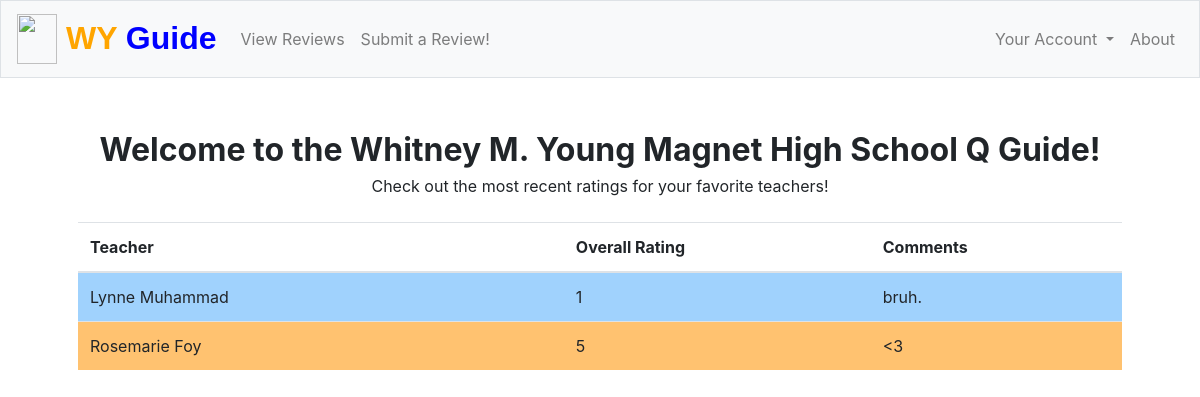
Page / (signed in) on the earlier database version.
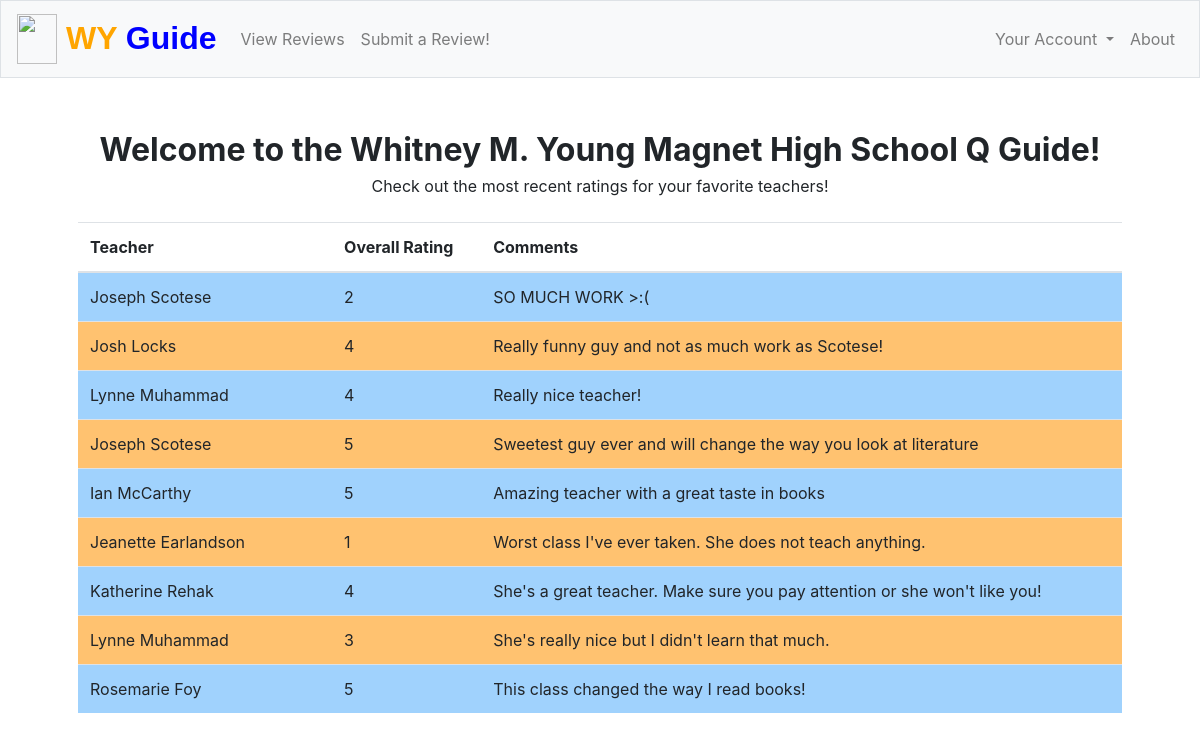
Same page on the later database version.
### tables this page shows
CREATE TABLE 'teacher_info' ('name' TEXT, 'overall' INTEGER NOT NULL, 'clarity' INTEGER NOT NULL, 'friendliness' INTEGER NOT NULL, 'comments' TEXT, 'class_name' TEXT, 'timestamp'  DATETIME DEFAULT CURRENT_TIMESTAMP  );

### application.py (the view)
@app.route("/")
@login_required
def index():
    new=db.execute("SELECT name, overall, comments FROM teacher_info ORDER BY timestamp DESC LIMIT 10")
    return render_template("index.html", teacher_info = new)

### helpers.py (called while the page is built)
def login_required(f):
    @wraps(f)
    def decorated_function(*args, **kwargs):
        if session.get("user_id") is None:
            return redirect("/login")
        return f(*args, **kwargs)
    return decorated_function

### templates/index.html (shortened to what this page needs)
{% extends "layout.html" %}
{% block main %}
    <center> <strong> <font size="+3"> Welcome to the Whitney M. Young Magnet High School Q Guide! </font> </strong> </center>
    <center> Check out the most recent ratings for your favorite teachers! </center>
    <table class="table table-striped">
    <tr>
        <thead>
            <th>Teacher</th>
            <th></th>
            <th></th>
            <th>Overall Rating</th>
            <th>Comments</th>
        </thead>
    </tr>
<br>
    {% for each in teacher_info %}
    <tr>
            <td> {{ each.name }} </td>
            <td></td>
            <td></td>
            <td> {{ each.overall }} </td>
            <td> {{ each.comments }} </td>
    </tr>
    {% endfor %}
{% endblock %}

### templates/layout.html (shortened to what this page needs)
<!DOCTYPE html>
<html lang="en">
    <head>
        <link href="https://maxcdn.bootstrapcdn.com/bootstrap/4.0.0-beta.2/css/bootstrap.min.css" rel="stylesheet"/>
        <link href="/static/style.css" rel="stylesheet"/>
    </head>
    <body>
        <nav class="navbar navbar-expand-md navbar-light bg-light border">
            <a class="navbar-brand" href="/">
                <img src="https://sw1.s3.amazonaws.com/26/52/meets/whitney_young_181458_m20110630_181459.jpg" width="40" height="50" class="d-inline-block align-top" alt="">
                <strong><font face = "Helvetica" color="orange" size="+3">WY </font> <font face = "Helvetica" color="blue" size="+3"> Guide</font></strong></span></a>
                {% if session.user_id %}
  <div class="collapse navbar-collapse" id="navbarNavDropdown">
    <ul class="navbar-nav">
      <li class="nav-item">
        <a class="nav-link" href="/rank">View Reviews</a>
      </li>
      <li class="nav-item">
        <a class="nav-link" href="/review">Submit a Review!</a>
      </li>
     </ul>
    </div>
     <right> <div class="collapse navbar-collapse" id="navbarNavDropdown">
        <ul class="navbar-nav">
      <li class="nav-item dropdown">
         <a class="nav-link dropdown-toggle"  id="navbarDropdownMenuLink" data-toggle="dropdown" aria-haspopup="true" aria-expanded="false">
          Your Account
        </a>
      </li>
         <li class="nav-item">
        <a class="nav-link" href="/about">About</a>
      </li>
    </ul>
  </div> </right>
                {% endif %}
        </nav>
        <main class="container p-5">
            {% block main %}{% endblock %}
        </main>
    </body>
</html>

### static/style.css (style rules this page uses)
nav .navbar-brand { font-size: xx-large; }
main { overflow-x: auto; text-align: left; }
li a { display: block; color: #000; padding: 8px 16px; text-decoration: none; }
.table-striped>tbody>tr:nth-child(odd)>td, .table-striped>tbody>tr:nth-child(odd)>th { background-color: #A0D2FD; }
.table-striped>tbody>tr:nth-child(even)>td, .table-striped>tbody>tr:nth-child(even)>th { background-color: #FFC270; }

Differences in the rows shown:
added teacher_info: name "Joseph Scotese", overall "2", comments "SO MUCH WORK >:("
added teacher_info: name "Josh Locks", overall "4", comments "Really funny guy and not as much work as Scotese!"
added teacher_info: name "Lynne Muhammad", overall "4", comments "Really nice teacher!"
added teacher_info: name "Joseph Scotese", overall "5", comments "Sweetest guy ever and will change the way you look at literature"
added teacher_info: name "Ian McCarthy", overall "5", comments "Amazing teacher with a great taste in books"
added teacher_info: name "Jeanette Earlandson", overall "1", comments "Worst class I've ever taken. She does not teach anything."
added teacher_info: name "Katherine Rehak", overall "4", comments "She's a great teacher. Make sure you pay attention or she won't like you!"
changed teacher_info: overall "1" → "3"; comments "bruh." → "She's really nice but I didn't learn that much."
changed teacher_info "Rosemarie Foy": comments "<3" → "This class changed the way I read books!"
